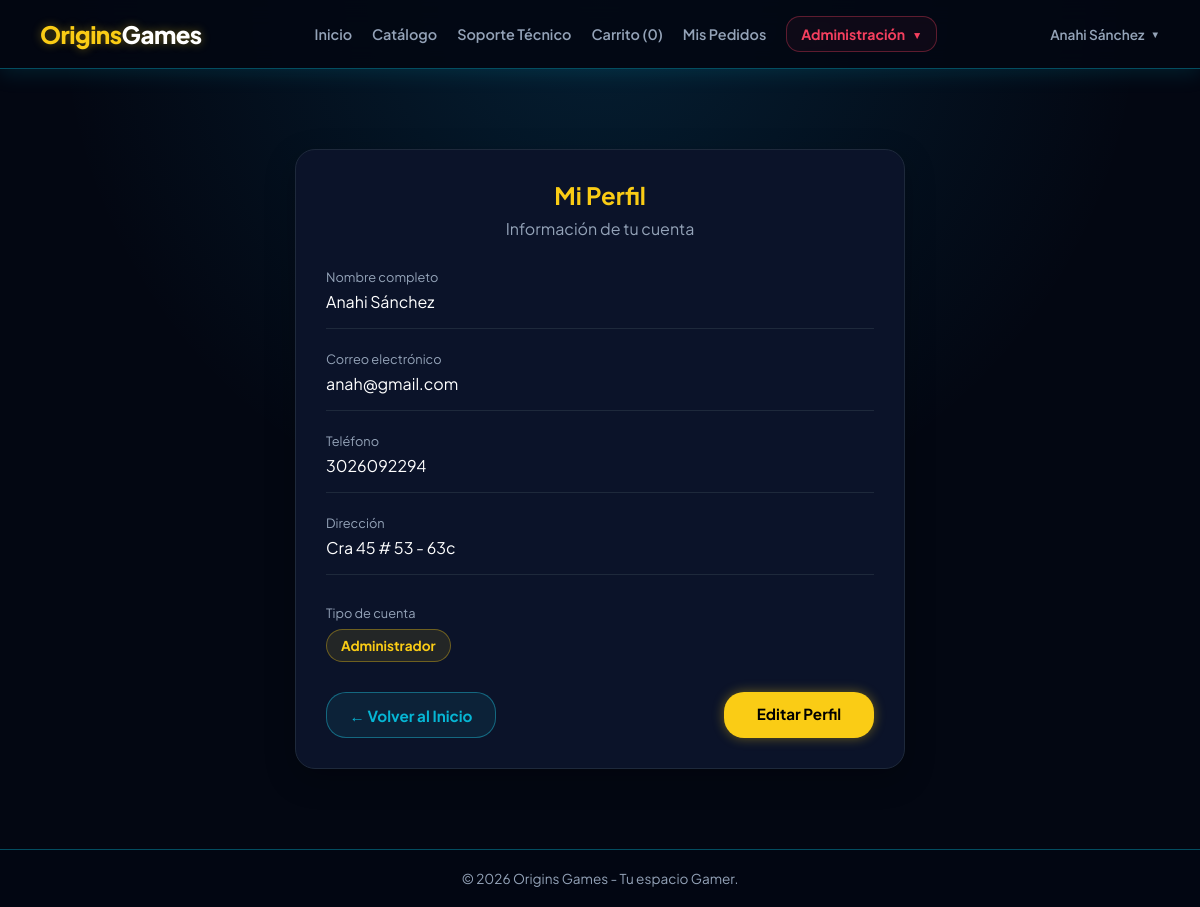
Screenshot of /perfil (signed in) with the database file from the repository.
### tables this page shows
CREATE TABLE `usuarios` (
  `id` int(11) NOT NULL,
  `rol_id` int(11) NOT NULL DEFAULT 2,
  `nombre` varchar(100) NOT NULL,
  `email` varchar(150) NOT NULL,
  `password` varchar(255) NOT NULL,
  `telefono` varchar(20) DEFAULT NULL,
  `direccion` text DEFAULT NULL,
  `creado_en` timestamp NOT NULL DEFAULT current_timestamp()
);

CREATE TABLE `roles` (
  `id` int(11) NOT NULL,
  `nombre` varchar(50) NOT NULL
);

### controllers/PerfilController.php (called while the page is built, shortened)
<?php
require_once __DIR__ . '/../models/Usuario.php';
class PerfilController
{
    private $usuarioModel;
    public function __construct()
    {
        $this->usuarioModel = new Usuario();
    }
    public function index()
    {
        $id = (int) $_SESSION['usuario']['id'];
        $usuario = $this->usuarioModel->findById($id);
        require_once __DIR__ . '/../views/layouts/header.php';
        require_once __DIR__ . '/../views/usuarios/perfil.php';
        require_once __DIR__ . '/../views/layouts/footer.php';
    }
}

### config/database.php (called while the page is built)
<?php
class Database {
    private static $host = "localhost";
    private static $db_name = "origins_games";
    private static $username = "root";
    private static $password = "";
    private static $conn = null;
    public static function connect() {
        if (self::$conn === null) {
            try {
                self::$conn = new PDO(
                    "mysql:host=" . self::$host . ";dbname=" . self::$db_name . ";charset=utf8mb4",
                    self::$username,
                    self::$password,
                    [
                        PDO::ATTR_ERRMODE => PDO::ERRMODE_EXCEPTION,
                        PDO::ATTR_DEFAULT_FETCH_MODE => PDO::FETCH_ASSOC,
                        PDO::ATTR_EMULATE_PREPARES => false
                    ]
                );
            } catch (PDOException $e) {
                die("Error de Conexión: " . $e->getMessage());
            }
        }
        return self::$conn;
    }
}

### models/Usuario.php (called while the page is built, shortened)
<?php
require_once __DIR__ . '/../config/database.php';
class Usuario {
    private $db;
    public function __construct() {
        $this->db = Database::connect();
    }
    public function findById($id) {
        $stmt = $this->db->prepare("SELECT u.*, r.nombre AS rol_nombre FROM usuarios u INNER JOIN roles r ON u.rol_id = r.id WHERE u.id = :id");
        $stmt->execute([':id' => $id]);
        return $stmt->fetch();
    }
}

### views/usuarios/perfil.php (the view, shortened to what this page needs)
<div
    style="
        max-width: 650px;
        margin: 40px auto;
        padding: 0 20px;
    "
>
    <div
        style="
            background: var(--bg-card);
            border: 1px solid var(--border-card);
            border-radius: 20px;
            padding: 30px;
            box-shadow: 0 10px 30px rgba(0,0,0,.25);
        "
    >
        <div
            style="
                text-align: center;
                margin-bottom: 30px;
            "
        >
            <h2
                style="
                    color: var(--yellow-accent);
                    margin-bottom: 8px;
                "
            >
                Mi Perfil
            </h2>
            <p
                style="
                    color: var(--text-secondary);
                    margin: 0;
                "
            >
                Información de tu cuenta
            </p>
        </div>
        <div
            style="
                margin-bottom: 22px;
                padding-bottom: 16px;
                border-bottom: 1px solid var(--border-card);
            "
        >
            <div
                style="
                    color: var(--text-secondary);
                    font-size: .8rem;
                    margin-bottom: 6px;
                "
            >
                Nombre completo
            </div>
            <div
                style="
                    color: var(--text-primary);
                    font-size: 1rem;
                "
            >
                <?= htmlspecialchars(
                    $usuario['nombre'] ?? ''
                ) ?>
            </div>
        </div>
        <div
            style="
                margin-bottom: 22px;
                padding-bottom: 16px;
                border-bottom: 1px solid var(--border-card);
            "
        >
            <div
                style="
                    color: var(--text-secondary);
                    font-size: .8rem;
                    margin-bottom: 6px;
                "
            >
                Correo electrónico
            </div>
            <div
                style="
                    color: var(--text-primary);
                    font-size: 1rem;
                "
            >
                <?= htmlspecialchars(
                    $usuario['email'] ?? ''
                ) ?>
            </div>
        </div>
        <div
            style="
                margin-bottom: 22px;
                padding-bottom: 16px;
                border-bottom: 1px solid var(--border-card);
            "
        >
            <div
                style="
                    color: var(--text-secondary);
                    font-size: .8rem;
                    margin-bottom: 6px;
                "
            >
                Teléfono
            </div>
            <div
                style="
                    color: var(--text-primary);
                    font-size: 1rem;
                "
            >
                <?= !empty($usuario['telefono'])
                    ? htmlspecialchars($usuario['telefono'])
                    : 'No registrado'
                ?>
            </div>
        </div>
        <div
            style="
                margin-bottom: 30px;
                padding-bottom: 16px;
                border-bottom: 1px solid var(--border-card);
            "
        >
            <div
                style="
                    color: var(--text-secondary);
                    font-size: .8rem;
                    margin-bottom: 6px;
                "
            >
                Dirección
            </div>
            <div
                style="
                    color: var(--text-primary);
                    font-size: 1rem;
                "
            >
                <?= !empty($usuario['direccion'])
                    ? nl2br(htmlspecialchars($usuario['direccion']))
                    : 'No registrada'
                ?>
            </div>
        </div>
        <div
            style="
                margin-bottom: 30px;
            "
        >
            <div
                style="
                    color: var(--text-secondary);
                    font-size: .8rem;
                    margin-bottom: 8px;
                "
            >
                Tipo de cuenta
            </div>
            <span
                style="
                    display: inline-block;
                    padding: 7px 14px;
                    border-radius: 20px;
                    background: rgba(250, 204, 21, .10);
                    border: 1px solid rgba(250, 204, 21, .35);
                    color: var(--yellow-accent);
                    font-size: .85rem;
                    font-weight: 700;
                "
            >
                <?= htmlspecialchars(
                    $usuario['rol_nombre'] ?? 'Cliente'
                ) ?>
            </span>
        </div>
        <div
            style="
                display: flex;
                gap: 12px;
                justify-content: space-between;
                flex-wrap: wrap;
            "
        >
            <a
    href="/origins_games/home"
    class="btn btn-volver"
>
    ← Volver al Inicio
</a>
            <a
                href="/origins_games/perfil/editar"
                class="btn btn-primary"
                style="
                    width: auto !important;
                    min-width: 150px;
                    text-align: center;
                    text-decoration: none;
                "
            >
                Editar Perfil
            </a>
        </div>
    </div>
</div>

### views/layouts/header.php (style rules this page uses)
:root { --bg-dark: #030712; --bg-card: #0b1329; --border-card: #1e293b; --yellow-accent: #facc15; --yellow-hover: #eab308; --cyan-accent: #06b6d4; --text-primary: #ffffff; --text-secondary: #94a3b8; --glow-cyan: rgba(6, 182, 212, 0.4); --glow-yellow: rgba(250, 204, 21, 0.4); }
* { box-sizing: border-box; margin: 0; padding: 0; }
body { font-family: 'Plus Jakarta Sans', sans-serif; background-color: var(--bg-dark); background-image: radial-gradient( circle at 50% 0%, rgba(14, 165, 233, 0.15) 0%, transparent 50% ), radial-gradient( circle at 50% 100%, rgba(3, 7, 18, 1) 0%, transparent 100% ); color: var(--text-primary); min-height: 100vh; display: flex; flex-direction: column; }
a { text-decoration: none !important; }
.btn { padding: 12px 24px; border-radius: 20px; border: none; font-weight: 700; font-size: 0.95rem; cursor: pointer; display: inline-block; transition: all 0.2s ease; text-align: center; }
.btn-primary { background: var(--yellow-accent); color: #000; box-shadow: 0 0 12px var(--glow-yellow); width: 100%; }

### views/usuarios/perfil.php (style rules this page uses)
.btn-volver { width: auto !important; min-width: 170px; min-height: 46px; display: inline-flex !important; align-items: center; justify-content: center; padding: 12px 20px; background: rgba(34, 211, 238, .08) !important; border: 1px solid rgba(34, 211, 238, .40) !important; color: var(--cyan-accent) !important; border-radius: 20px; font-size: .95rem; font-weight: 700; text-decoration: none !important; transition: all .2s ease; }

### rows the page displays
usuarios: nombre "Anahi Sánchez", email "anah@gmail.com", telefono "3026092294", direccion "Cra 45 # 53 - 63c", rol.nombre "Administrador"

### other values shown
$cant_carrito "0"
$_SESSION['usuario']['nombre'] "Anahi Sánchez"
